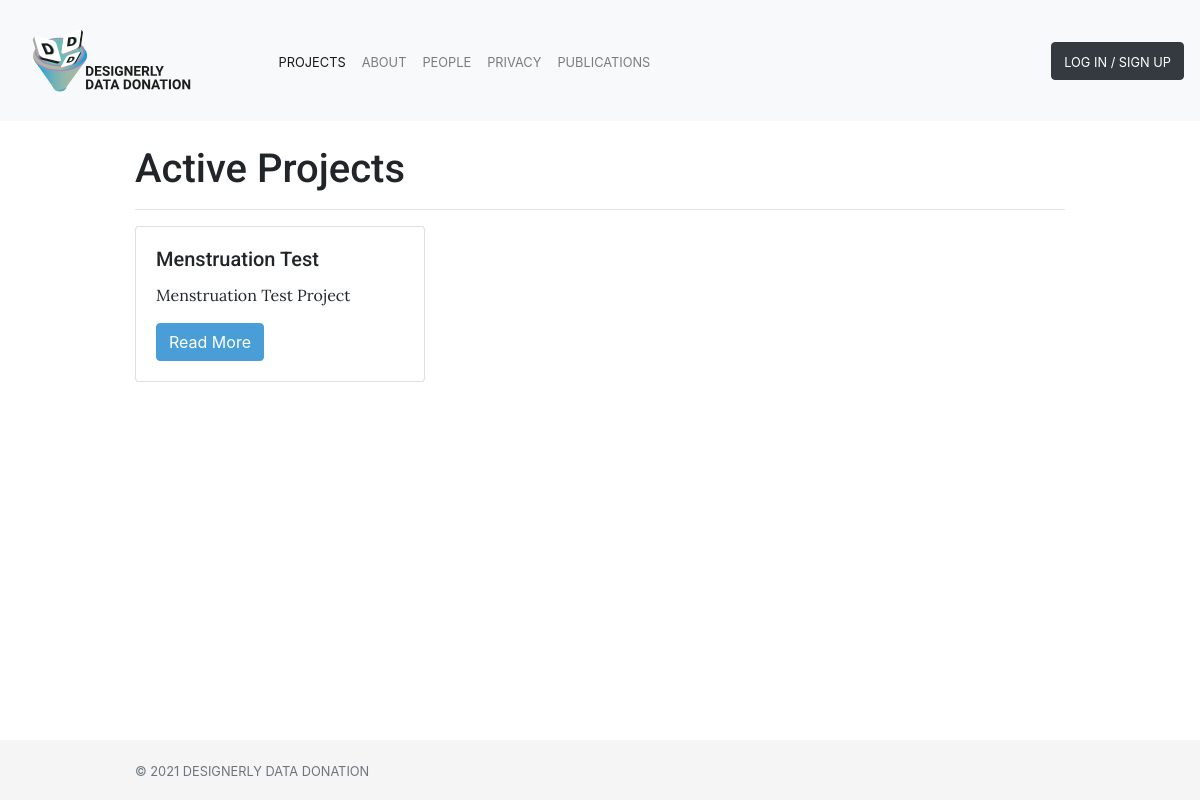
The app's page /project/, older data.
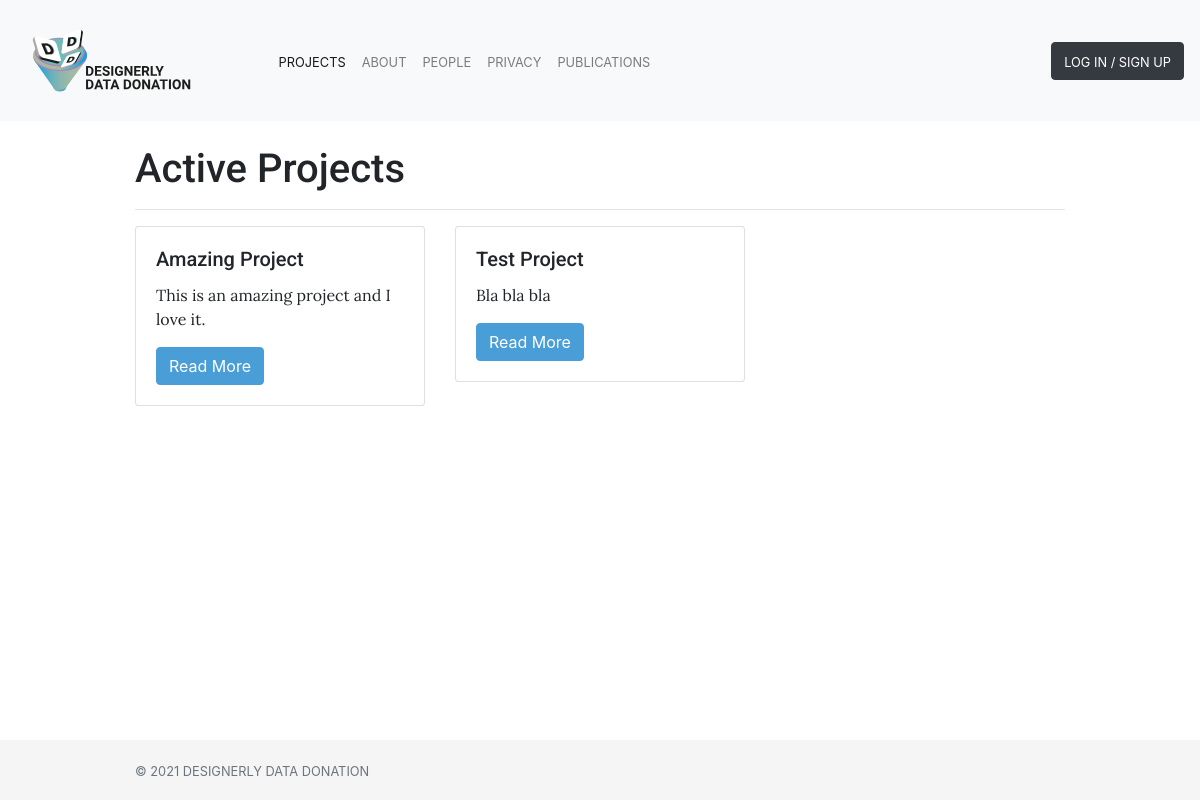
The same page, newer data.
### bucket_view/models.py (models this page shows)
class Project(models.Model):
    id                      = models.CharField(max_length=100, blank=False, unique=True, primary_key=True)
    user                    = models.ForeignKey(settings.AUTH_USER_MODEL, on_delete=models.CASCADE)
    researcher_name         = models.CharField(max_length=200, unique=False, default=None, null=True)
    researcher_affiliation  = models.CharField(max_length=200, unique=False, default=None, null=True)
    title                   = models.CharField(max_length=100, blank=False) # Short string field to hold project name
    description_tweet       = models.CharField(max_length=280, blank=False)  # Tweet-Like description of project
    description             = models.TextField(blank=False)  # Large string frield to hold a piece of text
    hrec                    = models.BooleanField(default=False)
    data                    = models.JSONField(blank=False, null=True)
    image                   = models.ImageField(upload_to="images", blank=True, null=True) #TODO: Figure this out
    start                   = models.DateField(blank=False)  # Start of project
    end                     = models.DateField(blank=False)  # End of project
    data_info               = models.TextField(blank=False, null=True)
    groupId                 = models.CharField(max_length=200, unique=True, default=None)
    def active(self):
        now = datetime.date.today()
        if self.start <= now and now <= self.end:
            return True
        return False

### bucket_view/views.py (the view)
# urls.py: path("project/", views.project_list, name="project_list"),
def project_list(request):
    project = Project.objects.all()
    context = {
        'project': project
    }
    return render(request, "project_list.html", context)

### bucket_view/templates/project_list.html
{% extends "base.html" %}
{% load static %}
{% block page_content %}
<section style="padding-top: 50px; padding-bottom: 50px">
    <div class="container">
        <h1>Active Projects</h1>
      <hr>
        <div class="row">
        {% for p in project %}
                {% if p.active %}
                    <div class="col-md-4">
                        <div class="card mb-2">
                            <div class="card-body">
                                <h5 class="card-title">{{ p.title }}</h5>
                                <p class="card-text">{{ p.description_tweet }}</p>
                                <a href="{% url 'project_view' pk=p.pk %}"
                                   class="btn btn-primary">
                                    Read More
                                </a>
                            </div>
                        </div>
                    </div>
                {% endif %}
            {% endfor %}
        </div>
    </div>
</section>
{% endblock %}

### data_donation/templates/base.html (shortened to what this page needs)
{% load static %}
<!doctype html>
    <head>
        <link rel="stylesheet" href="https://stackpath.bootstrapcdn.com/bootstrap/4.1.3/css/bootstrap.min.css">
        <link href="/static/css/base.css" rel="stylesheet">
    </head>
    <body>
        <nav class="navbar fixed-top navbar-light bg-light navbar-expand-md justify-content-center">
            <a class="navbar-brand" href="{% url 'pages_index' %}"><img src="{% static 'images/DDDLogo.svg' %}" height="95px"/></a>
            <div class="collapse navbar-collapse" id="navbarCollapse">
                <ul class="navbar-nav w-100 justify-content-center" id="navigation">
                <li class="nav-item {% if request.resolver_match.url_name == 'project_list' or request.resolver_match.url_name == 'project_view' %}active{% endif %}">
                    <a class="nav-link" id="projects" href="{% url 'project_list' %}"><span class="small text-uppercase">Projects</span></a>
                </li>
                <li class="nav-item {% if request.resolver_match.url_name == 'pages_about' %}active{% endif %}">
                    <a class="nav-link" id="about" href="{% url 'pages_about' %}"><span class="small text-uppercase">About</span></a>
                </li>
                <li class="nav-item {% if request.resolver_match.url_name == 'pages_questions' %}active{% endif %}">
                    <a class="nav-link" id="team" href="{% url 'pages_questions' %}"><span class="small text-uppercase">People</span></a>
                </li>
                <li class="nav-item {% if request.resolver_match.url_name == 'pages_privacy' %}active{% endif %}">
                    <a class="nav-link" id="privacy" href="{% url 'pages_privacy' %}"><span class="small text-uppercase">Privacy</span></a>
                </li>
                <li class="nav-item {% if request.resolver_match.url_name == 'pages_publications' %}active{% endif %}">
                    <a class="nav-link" id="team" href="{% url 'pages_publications' %}"><span class="small text-uppercase">Publications</span></a>
                </li>
              </ul>
            {% if user.is_authenticated %}
                <ul class="navbar-nav ml-auto w-100 justify-content-end" id="navigation_login">
                    <div class="dropdown">
                        <button class="btn btn-dark dropdown-toggle" type="button" id="dropdownUserButton" data-toggle="dropdown"><span class="small text-uppercase">{{ user.username }}</span></button>
                        <div class="dropdown-menu" aria-labelledby="dropdownUserButton">
                            <a class="dropdown-item" href="/hello/"><span class="small text-uppercase">Dashboard</span></a>
                            <a class="dropdown-item" href="/bucket/logout/"><span class="small text-uppercase">Log Out</span></a>
                        </div>
                    </div>
                 </ul>
            {% else %}
                 <ul class="navbar-nav ml-auto w-100 justify-content-end">
                    <a class="btn btn-dark navbar-btn" role="button"  href="/bucket/login/"><span class="small text-uppercase">Log in / Sign Up</span></a>
                </ul>
            {% endif %}
            </div>
        </nav>
        <main role="main">
            {% block page_content %}{% endblock %}
        </main>
        <footer class="footer">
            <div class="container">
                <span class="text-muted small text-uppercase">&copy; {% now 'Y' %} Designerly Data Donation</span>
            </div>
        </footer>
    </body>
</html>

### static/css/base.css (style rules this page uses)
p { font-family: 'Lora', Sans-Serif; }
h1, h2, h3, h4, h5, h6 { font-family: 'Roboto', Serif; }
body { margin-bottom: 60px; margin-top: 95px; }
.footer { position: absolute; bottom: 0; width: 100%; height: 60px; line-height: 60px; background-color: #f5f5f5; }
.btn-primary { color: #ffffff; background-color: #499ed8; border-color: #499ed8; }
a { color: #499ed8; }
.container { max-width: 960px; }

Row changes from the older to the newer data that the page shows:
removed Project: title "Menstruation Test", description_tweet "Menstruation Test Project"
added Project: title "Amazing Project", description_tweet "This is an amazing project and I love it."
added Project: title "Test Project", description_tweet "Bla bla bla"
